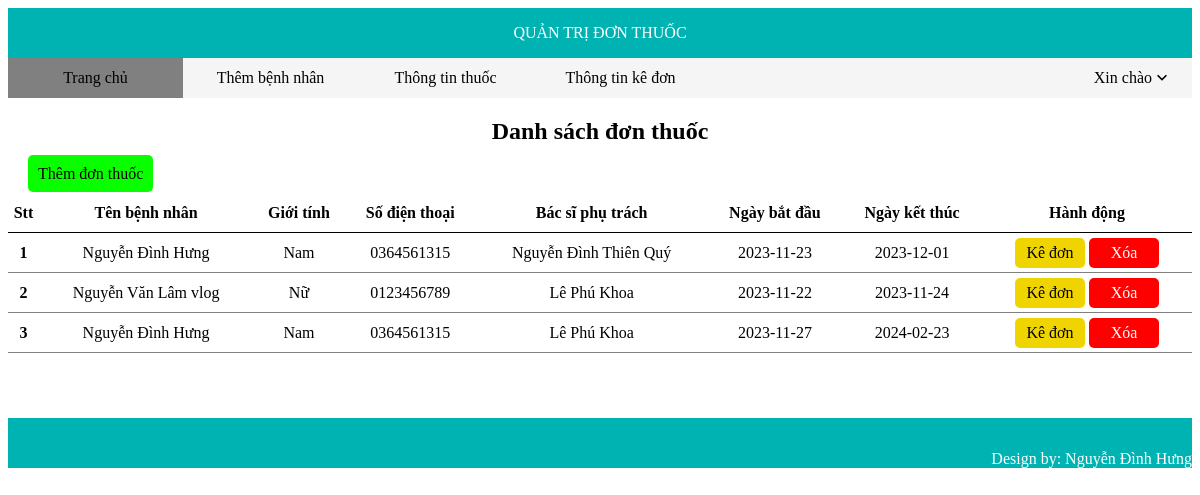
The page / on the database its author committed.
### tables this page shows
CREATE TABLE `prescription` (
  `prescriptionId` int(255) NOT NULL,
  `doctorId` int(200) NOT NULL,
  `patientId` int(255) NOT NULL,
  `dayStart` datetime NOT NULL,
  `dayEnd` datetime NOT NULL
);

CREATE TABLE `patient` (
  `patientId` int(255) NOT NULL,
  `patientName` varchar(40) NOT NULL,
  `gender` char(3) NOT NULL,
  `phone` char(10) NOT NULL
);

CREATE TABLE `doctor` (
  `doctorId` int(255) NOT NULL,
  `doctorName` varchar(40) NOT NULL,
  `email` varchar(50) NOT NULL,
  `phone` char(10) NOT NULL
);

### index.php (the view, shortened to what this page needs)
<!DOCTYPE html>
<html lang="en">
<head>
  <link rel="stylesheet" href="./style.css">
</head>
<body>
  <header>
    <a href="./index.php">QUẢN TRỊ ĐƠN THUỐC</a>
  </header>
  <nav>
    <div class="nav-left-content">
      <a href="./index.php" style="background-color: gray;">Trang chủ</a>
      <a href="./patient/new_patient.php">Thêm bệnh nhân</a>
      <a href="./medicine/index.php">Thông tin thuốc</a>
      <a href="./prescription-detail/index.php">Thông tin kê đơn</a>
    </div>
    <div class="nav-right-content">
      <div>Xin chào</div>
      <img src="./img/expand_more.svg" alt="menu">
    </div>
  </nav>
  <div class="content">
    <h2>Danh sách đơn thuốc</h2>
    <div class="new-patient-button">
      <a href="./prescription/new_prescription.php">Thêm đơn thuốc</a>
    </div>
    <table>
      <tr class="th">
        <th>Stt</th>
        <th>Tên bệnh nhân</th>
        <th>Giới tính</th>
        <th>Số điện thoại</th>
        <th>Bác sĩ phụ trách</th>
        <th>Ngày bắt đầu</th>
        <th>Ngày kết thúc</th>
        <th>Hành động</th>
      </tr>
      <?php
      require_once './connection/connect.php';
      $sql = "SELECT pre.prescriptionId, pat.patientName, pat.gender, pat.phone, doc.doctorName, pre.dayStart, pre.dayEnd  FROM prescription as pre
        join patient as pat on pre.patientId = pat.patientId
        join doctor as doc on pre.doctorId = doc.doctorId
        order by pre.prescriptionId";
      $result = mysqli_query($conn, $sql);
      if (mysqli_num_rows($result) > 0) {
        while ($row = mysqli_fetch_assoc($result)) {
          echo "<tr class='td'>";
          echo "<td><strong>" . $row['prescriptionId'] . "</strong></td>";
          echo "<td>" . $row['patientName'] . "</td>";
          echo "<td>" . $row['gender'] . "</td>";
          echo "<td>" . $row['phone'] . "</td>";
          echo "<td>" . $row['doctorName'] . "</td>";
          echo "<td>" . strstr($row['dayStart'], ' ', true) . "</td>";
          echo "<td>" . strstr($row['dayEnd'], ' ', true) . "</td>";
          echo "<td><a href='./prescription-detail/new_prescription_detail.php?prescriptionId=" . $row['prescriptionId'] . "' class='a_sua'>Kê đơn</a> <a href='./prescription/delete_prescription.php?prescriptionId=" . $row['prescriptionId'] . "' class='a_xoa'>Xóa</a></td>";
          echo "</tr>";
        }
      } else {
        echo "<tr><td colspan='5'>Không có dữ liệu</td></tr>";
      }
      ?>
    </table>
  </div>
  <footer>
    Design by: Nguyễn Đình Hưng
  </footer>
</body>
</html>

### style.css (style rules this page uses)
a { text-decoration: none; color: inherit; }
header { background-color: rgb(0, 179, 179); height: 50px; color: white; position: relative; }
header a { position: absolute; top: 50%; left: 50%; transform: translate(-50%, -50%); }
nav { background-color: whitesmoke; display: flex; justify-content: space-between; height: 40px; }
.nav-left-content { display: flex; justify-content: space-between; align-items: center; width: 700px; }
.nav-left-content a { text-align: center; width: 100%; height: 40px; display: flex; align-items: center; justify-content: center; }
.nav-right-content { display: flex; justify-content: space-between; align-items: center; margin-right: 20px; }
.nav-right-content img { width: 20px; height: 20px; }
.content { min-height: 300px; text-align: center; }
.content table { margin-top: 10px; width: 100%; border-collapse: collapse; }
.new-patient-button { text-align: left; }
.new-patient-button a { padding: 10px; margin-left: 20px; background-color: rgb(9, 255, 0); border-radius: 5px; }
tr { height: 40px; }
.th { border-bottom: 1px solid black; }
.td { border-bottom: 1px solid gray; }
.a_sua { text-align: center; display: inline-block; background-color: rgb(240, 212, 0); width: 70px; height: 30px; border-radius: 5px; line-height: 30px; }
.a_xoa { color: white; text-align: center; display: inline-block; background-color: red; width: 70px; height: 30px; border-radius: 5px; line-height: 30px; }
footer { display: flex; background-color: rgb(0, 179, 179); height: 50px; color: white; justify-content: end; align-items: end; }

### rows shown on the page
prescription: prescriptionId "1", patientId.patientName "Nguyễn Đình Hưng", patientId.gender "Nam", patientId.phone "0364561315", doctorId.doctorName "Nguyễn Đình Thiên Quý", dayStart "2023-11-23", dayEnd "2023-12-01"
prescription: prescriptionId "2", patientId.patientName "Nguyễn Văn Lâm vlog", patientId.gender "Nữ", patientId.phone "0123456789", doctorId.doctorName "Lê Phú Khoa", dayStart "2023-11-22", dayEnd "2023-11-24"
prescription: prescriptionId "3", patientId.patientName "Nguyễn Đình Hưng", patientId.gender "Nam", patientId.phone "0364561315", doctorId.doctorName "Lê Phú Khoa", dayStart "2023-11-27", dayEnd "2024-02-23"
